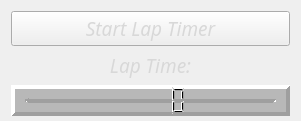
   <widget class="QWidget" name="layoutWidget">
    <property name="geometry">
     <rect>
      <x>330</x>
      <y>0</y>
      <width>301</width>
      <height>121</height>
     </rect>
    </property>
    <layout class="QVBoxLayout" name="verticalLayout_6">
     <property name="bottomMargin">
      <number>0</number>
     </property>
     <item>
      <layout class="QVBoxLayout" name="verticalLayout_4">
       <item>
        <layout class="QVBoxLayout" name="verticalLayout_2">
         <property name="bottomMargin">
          <number>5</number>
         </property>
         <item>
          <widget class="QPushButton" name="startLapTimer">
           <property name="sizePolicy">
            <sizepolicy hsizetype="Preferred" vsizetype="Preferred">
             <horstretch>0</horstretch>
             <verstretch>0</verstretch>
            </sizepolicy>
           </property>
           <property name="font">
            <font>
             <family>Gill Sans MT</family>
             <pointsize>14</pointsize>
             <weight>9</weight>
             <italic>true</italic>
             <bold>false</bold>
            </font>
           </property>
           <property name="styleSheet">
            <string notr="true">QPushButton {border-image: url(&quot;img/start_lap_button.png&quot;);
font: 75 italic 14pt &quot;Gill Sans MT&quot; ;
color: rgb(216, 216, 216);}

QPushButton:pressed {border-image: url(&quot;img/start_lap_button_clicked.png&quot;);
font: 75 italic 14pt &quot;Gill Sans MT&quot; ;
color: rgb(216, 216, 216)
}</string>
           </property>
           <property name="text">
            <string>Start Lap Timer</string>
           </property>
          </widget>
         </item>
         <item>
          <widget class="QLabel" name="label_9">
           <property name="font">
            <font>
             <family>Gill Sans MT</family>
             <pointsize>14</pointsize>
             <weight>9</weight>
             <italic>true</italic>
             <bold>false</bold>
            </font>
           </property>
           <property name="styleSheet">
            <string notr="true">font: 75 italic 14pt &quot;Gill Sans MT&quot; ;
color: rgb(216, 216, 216);</string>
           </property>
           <property name="text">
            <string>Lap Time:</string>
           </property>
           <property name="alignment">
            <set>Qt::AlignCenter</set>
           </property>
          </widget>
         </item>
         <item>
          <widget class="QLCDNumber" name="lcdNumber">
           <property name="sizePolicy">
            <sizepolicy hsizetype="Preferred" vsizetype="Preferred">
             <horstretch>20</horstretch>
             <verstretch>40</verstretch>
            </sizepolicy>
           </property>
           <property name="sizeIncrement">
            <size>
             <width>7</width>
             <height>21</height>
            </size>
           </property>
           <property name="baseSize">
            <size>
             <width>13</width>
             <height>0</height>
            </size>
           </property>
           <property name="frameShape">
            <enum>QFrame::Box</enum>
           </property>
           <property name="lineWidth">
            <number>4</number>
           </property>
           <property name="midLineWidth">
            <number>10</number>
           </property>
           <property name="segmentStyle">
            <enum>QLCDNumber::Filled</enum>
           </property>
           <property name="value" stdset="0">
            <double>0.000000000000000</double>
           </property>
           <property name="intValue" stdset="0">
            <number>0</number>
           </property>
          </widget>
         </item>
        </layout>
       </item>
      </layout>
     </item>
    </layout>
   </widget>
